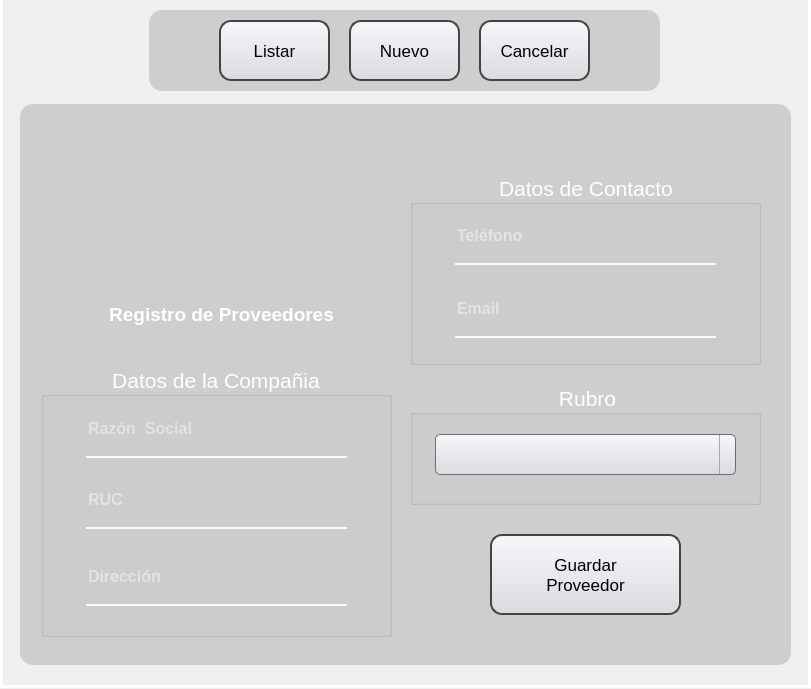
<?xml version="1.0" encoding="UTF-8"?>
<ui version="4.0">
 <class>MainWindow</class>
 <widget class="QMainWindow" name="MainWindow">
  <property name="geometry">
   <rect>
    <x>0</x>
    <y>0</y>
    <width>811</width>
    <height>689</height>
   </rect>
  </property>
  <property name="minimumSize">
   <size>
    <width>811</width>
    <height>689</height>
   </size>
  </property>
  <property name="maximumSize">
   <size>
    <width>811</width>
    <height>689</height>
   </size>
  </property>
  <property name="windowTitle">
   <string>MainWindow</string>
  </property>
  <widget class="QWidget" name="centralwidget">
   <widget class="QLabel" name="label">
    <property name="geometry">
     <rect>
      <x>0</x>
      <y>-3</y>
      <width>821</width>
      <height>691</height>
     </rect>
    </property>
    <property name="text">
     <string/>
    </property>
    <property name="pixmap">
     <pixmap>../view_img/fondo.png</pixmap>
    </property>
    <property name="scaledContents">
     <bool>true</bool>
    </property>
   </widget>
   <widget class="QLabel" name="label_3">
    <property name="enabled">
     <bool>false</bool>
    </property>
    <property name="geometry">
     <rect>
      <x>0</x>
      <y>-3</y>
      <width>811</width>
      <height>691</height>
     </rect>
    </property>
    <property name="styleSheet">
     <string notr="true">background-color: qlineargradient(spread:pad, x1:0, y1:0, x2:0, y2:00715909, stop:0 rgba(0, 0, 0, 35), stop:0.375 rgba(0, 0, 0, 50), stop:0.835227 rgba(0, 0, 0, 75));

border: 3px solid white; </string>
    </property>
    <property name="text">
     <string/>
    </property>
   </widget>
   <widget class="QLabel" name="label_9">
    <property name="geometry">
     <rect>
      <x>149</x>
      <y>10</y>
      <width>511</width>
      <height>81</height>
     </rect>
    </property>
    <property name="styleSheet">
     <string notr="true">background-color:rgba(0,0,0,35);
border-radius:13px</string>
    </property>
    <property name="text">
     <string/>
    </property>
   </widget>
   <widget class="QPushButton" name="bt_listar_prov">
    <property name="geometry">
     <rect>
      <x>219</x>
      <y>20</y>
      <width>111</width>
      <height>61</height>
     </rect>
    </property>
    <property name="font">
     <font>
      <pointsize>13</pointsize>
      <weight>50</weight>
      <bold>false</bold>
      <underline>false</underline>
      <strikeout>false</strikeout>
     </font>
    </property>
    <property name="styleSheet">
     <string notr="true">QPushButton {
	 background: qlineargradient(x1:0, y1:0, x2:0, y2:1, stop:0 #f6f7fa, stop:1 #dadbde);
	border: 2px solid #444444;
    text-align: center; 
    text-decoration: none; 
    border-radius: 12px;
}

QPushButton:hover {
	background-color: rgb(241, 241, 241);
}

QPushButton:pressed {
	background-color: rgb(223, 223, 223);
}
</string>
    </property>
    <property name="text">
     <string>Listar</string>
    </property>
   </widget>
   <widget class="QPushButton" name="bt_cancelar_prov">
    <property name="geometry">
     <rect>
      <x>479</x>
      <y>20</y>
      <width>111</width>
      <height>61</height>
     </rect>
    </property>
    <property name="font">
     <font>
      <pointsize>13</pointsize>
      <weight>50</weight>
      <bold>false</bold>
      <underline>false</underline>
      <strikeout>false</strikeout>
     </font>
    </property>
    <property name="styleSheet">
     <string notr="true">QPushButton {
	color: black;
	 background: qlineargradient(x1:0, y1:0, x2:0, y2:1, stop:0 #f6f7fa, stop:1 #dadbde);
	border: 2px solid #444444;
    text-align: center; 
    text-decoration: none; 
    border-radius: 12px;
}

QPushButton:hover {
	background-color: rgb(255, 0, 0);
}

QPushButton:pressed {
	background-color: rgb(166, 0, 0);
}</string>
    </property>
    <property name="text">
     <string>Cancelar</string>
    </property>
   </widget>
   <widget class="QPushButton" name="bt_nuevo_prov">
    <property name="geometry">
     <rect>
      <x>349</x>
      <y>20</y>
      <width>111</width>
      <height>61</height>
     </rect>
    </property>
    <property name="font">
     <font>
      <pointsize>13</pointsize>
      <weight>50</weight>
      <bold>false</bold>
      <underline>false</underline>
      <strikeout>false</strikeout>
     </font>
    </property>
    <property name="styleSheet">
     <string notr="true">QPushButton {
	 background: qlineargradient(x1:0, y1:0, x2:0, y2:1, stop:0 #f6f7fa, stop:1 #dadbde);
	border: 2px solid #444444;
    text-align: center; 
    text-decoration: none; 
    border-radius: 12px;
}

QPushButton:hover {
	background-color: rgb(241, 241, 241);
}

QPushButton:pressed {
	background-color: rgb(223, 223, 223);
}
</string>
    </property>
    <property name="text">
     <string>Nuevo</string>
    </property>
   </widget>
   <widget class="QWidget" name="window_1_pv" native="true">
    <property name="geometry">
     <rect>
      <x>0</x>
      <y>94</y>
      <width>811</width>
      <height>591</height>
     </rect>
    </property>
    <widget class="QLabel" name="label_10">
     <property name="geometry">
      <rect>
       <x>20</x>
       <y>10</y>
       <width>771</width>
       <height>561</height>
      </rect>
     </property>
     <property name="font">
      <font>
       <pointsize>8</pointsize>
      </font>
     </property>
     <property name="styleSheet">
      <string notr="true">background-color:rgba(0,0,0,35);
border-radius:13px</string>
     </property>
     <property name="text">
      <string/>
     </property>
    </widget>
    <widget class="QLabel" name="label_7">
     <property name="geometry">
      <rect>
       <x>91</x>
       <y>30</y>
       <width>261</width>
       <height>231</height>
      </rect>
     </property>
     <property name="styleSheet">
      <string notr="true">background-color: qlineargradient(spread:pad, x1:0, y1:0, x2:0, y2:00715909, stop:0 rgba(0, 0, 0, 20), stop:0.375 rgba(0, 0, 0, 50), stop:0.835227 rgba(0, 0, 0, 75));
border-radius: 20px;</string>
     </property>
     <property name="text">
      <string/>
     </property>
    </widget>
    <widget class="QLabel" name="label_2">
     <property name="geometry">
      <rect>
       <x>150</x>
       <y>67</y>
       <width>141</width>
       <height>131</height>
      </rect>
     </property>
     <property name="text">
      <string/>
     </property>
     <property name="pixmap">
      <pixmap>../view_img/Proveedor.png</pixmap>
     </property>
     <property name="scaledContents">
      <bool>true</bool>
     </property>
    </widget>
    <widget class="QLabel" name="label_4">
     <property name="geometry">
      <rect>
       <x>241</x>
       <y>38</y>
       <width>81</width>
       <height>81</height>
      </rect>
     </property>
     <property name="text">
      <string/>
     </property>
     <property name="pixmap">
      <pixmap>../view_img/METROSPLASH.png</pixmap>
     </property>
     <property name="scaledContents">
      <bool>true</bool>
     </property>
    </widget>
    <widget class="QLabel" name="label_6">
     <property name="geometry">
      <rect>
       <x>101</x>
       <y>180</y>
       <width>241</width>
       <height>81</height>
      </rect>
     </property>
     <property name="font">
      <font>
       <pointsize>14</pointsize>
       <weight>75</weight>
       <bold>true</bold>
      </font>
     </property>
     <property name="styleSheet">
      <string notr="true">color: white</string>
     </property>
     <property name="text">
      <string>Registro de Proveedores</string>
     </property>
     <property name="alignment">
      <set>Qt::AlignCenter</set>
     </property>
    </widget>
    <widget class="QGroupBox" name="GB_PROV_1">
     <property name="geometry">
      <rect>
       <x>41</x>
       <y>272</y>
       <width>351</width>
       <height>271</height>
      </rect>
     </property>
     <property name="font">
      <font>
       <pointsize>16</pointsize>
       <weight>50</weight>
       <bold>false</bold>
      </font>
     </property>
     <property name="styleSheet">
      <string notr="true">color: white
</string>
     </property>
     <property name="title">
      <string>Datos de la Compañia</string>
     </property>
     <property name="alignment">
      <set>Qt::AlignCenter</set>
     </property>
     <widget class="QLineEdit" name="le_razon_soc">
      <property name="geometry">
       <rect>
        <x>45</x>
        <y>41</y>
        <width>261</width>
        <height>51</height>
       </rect>
      </property>
      <property name="font">
       <font>
        <pointsize>12</pointsize>
        <weight>75</weight>
        <bold>true</bold>
       </font>
      </property>
      <property name="styleSheet">
       <string notr="true">background-color:rgba(0, 0, 0, 0);
border:none;
border-bottom:2px solid rgba(0, 0);
color:rgba(255, 255, 255, 230);
padding-bottom:7px;</string>
      </property>
      <property name="text">
       <string/>
      </property>
      <property name="placeholderText">
       <string>Razón  Social</string>
      </property>
     </widget>
     <widget class="QLineEdit" name="le_ruc">
      <property name="geometry">
       <rect>
        <x>45</x>
        <y>112</y>
        <width>261</width>
        <height>51</height>
       </rect>
      </property>
      <property name="font">
       <font>
        <pointsize>12</pointsize>
        <weight>75</weight>
        <bold>true</bold>
       </font>
      </property>
      <property name="styleSheet">
       <string notr="true">background-color:rgba(0, 0, 0, 0);
border:none;
border-bottom:2px solid rgba(0, 0);
color:rgba(255, 255, 255, 230);
padding-bottom:7px;</string>
      </property>
      <property name="text">
       <string/>
      </property>
      <property name="placeholderText">
       <string>RUC</string>
      </property>
     </widget>
     <widget class="QLineEdit" name="le_direcc_prov">
      <property name="geometry">
       <rect>
        <x>45</x>
        <y>189</y>
        <width>261</width>
        <height>51</height>
       </rect>
      </property>
      <property name="font">
       <font>
        <pointsize>12</pointsize>
        <weight>75</weight>
        <bold>true</bold>
       </font>
      </property>
      <property name="styleSheet">
       <string notr="true">background-color:rgba(0, 0, 0, 0);
border:none;
border-bottom:2px solid rgba(0, 0);
color:rgba(255, 255, 255, 230);
padding-bottom:7px;</string>
      </property>
      <property name="text">
       <string/>
      </property>
      <property name="placeholderText">
       <string>Dirección</string>
      </property>
     </widget>
    </widget>
    <widget class="QGroupBox" name="GB_PROV_2">
     <property name="geometry">
      <rect>
       <x>410</x>
       <y>80</y>
       <width>351</width>
       <height>191</height>
      </rect>
     </property>
     <property name="font">
      <font>
       <pointsize>16</pointsize>
       <weight>50</weight>
       <bold>false</bold>
      </font>
     </property>
     <property name="styleSheet">
      <string notr="true">color: white
</string>
     </property>
     <property name="title">
      <string>Datos de Contacto</string>
     </property>
     <property name="alignment">
      <set>Qt::AlignCenter</set>
     </property>
     <widget class="QLineEdit" name="le_telf_prov">
      <property name="geometry">
       <rect>
        <x>45</x>
        <y>40</y>
        <width>261</width>
        <height>51</height>
       </rect>
      </property>
      <property name="font">
       <font>
        <pointsize>12</pointsize>
        <weight>75</weight>
        <bold>true</bold>
       </font>
      </property>
      <property name="styleSheet">
       <string notr="true">background-color:rgba(0, 0, 0, 0);
border:none;
border-bottom:2px solid rgba(0, 0);
color:rgba(255, 255, 255, 230);
padding-bottom:7px;</string>
      </property>
      <property name="text">
       <string/>
      </property>
      <property name="placeholderText">
       <string>Teléfono</string>
      </property>
     </widget>
     <widget class="QLineEdit" name="le_email_prov">
      <property name="geometry">
       <rect>
        <x>45</x>
        <y>113</y>
        <width>261</width>
        <height>51</height>
       </rect>
      </property>
      <property name="font">
       <font>
        <pointsize>12</pointsize>
        <weight>75</weight>
        <bold>true</bold>
       </font>
      </property>
      <property name="styleSheet">
       <string notr="true">background-color:rgba(0, 0, 0, 0);
border:none;
border-bottom:2px solid rgba(0, 0);
color:rgba(255, 255, 255, 230);
padding-bottom:7px;</string>
      </property>
      <property name="text">
       <string/>
      </property>
      <property name="placeholderText">
       <string>Email</string>
      </property>
     </widget>
    </widget>
    <widget class="QPushButton" name="bt_guardar_prov">
     <property name="geometry">
      <rect>
       <x>490</x>
       <y>440</y>
       <width>191</width>
       <height>81</height>
      </rect>
     </property>
     <property name="font">
      <font>
       <pointsize>13</pointsize>
       <weight>50</weight>
       <bold>false</bold>
       <underline>false</underline>
       <strikeout>false</strikeout>
      </font>
     </property>
     <property name="styleSheet">
      <string notr="true">QPushButton {
	 background: qlineargradient(x1:0, y1:0, x2:0, y2:1, stop:0 #f6f7fa, stop:1 #dadbde);
	border: 2px solid #444444;
    text-align: center; 
    text-decoration: none; 
    border-radius: 12px;
}

QPushButton:hover {
	background-color: rgb(0, 255, 0);
}

QPushButton:pressed {
	background-color: rgb(0, 217, 0);
}</string>
     </property>
     <property name="text">
      <string>Guardar
Proveedor</string>
     </property>
    </widget>
    <widget class="QGroupBox" name="GB_PROV_3">
     <property name="geometry">
      <rect>
       <x>410</x>
       <y>290</y>
       <width>351</width>
       <height>121</height>
      </rect>
     </property>
     <property name="font">
      <font>
       <pointsize>16</pointsize>
       <weight>50</weight>
       <bold>false</bold>
      </font>
     </property>
     <property name="styleSheet">
      <string notr="true">QComboBox {
    color: black;
}

QGroupBox{
color: white
}
</string>
     </property>
     <property name="title">
      <string>Rubro</string>
     </property>
     <property name="alignment">
      <set>Qt::AlignCenter</set>
     </property>
     <widget class="QComboBox" name="cb_rubro_prov">
      <property name="geometry">
       <rect>
        <x>25</x>
        <y>50</y>
        <width>301</width>
        <height>41</height>
       </rect>
      </property>
      <property name="font">
       <font>
        <pointsize>9</pointsize>
        <weight>50</weight>
        <bold>false</bold>
       </font>
      </property>
      <property name="styleSheet">
       <string notr="true">QComboBox {
    background: qlineargradient(x1:0, y1:0, x2:0, y2:1, stop:0 #f6f7fa, stop:1 #dadbde);
    border: 1px solid #6c6c6c;
    border-radius: 5px;
    padding: 1px 18px 1px 3px;
    min-width: 6em;
}

QComboBox::drop-down {
    border-left-width: 1px;
    border-left-color: darkgray;
    border-left-style: solid;    
}
QComboBox::down-arrow {
	border-image: url(:/Imagenes/203484.png);
}

QComboBox::hover{
	background-color: rgb(241, 241, 241);
}
</string>
      </property>
     </widget>
    </widget>
   </widget>
   <zorder>label</zorder>
   <zorder>label_3</zorder>
   <zorder>label_9</zorder>
   <zorder>window_1_pv</zorder>
   <zorder>bt_cancelar_prov</zorder>
   <zorder>bt_nuevo_prov</zorder>
   <zorder>bt_listar_prov</zorder>
  </widget>
 </widget>
 <resources>
  <include location="../view_img/Recursos.qrc"/>
 </resources>
 <connections/>
</ui>
